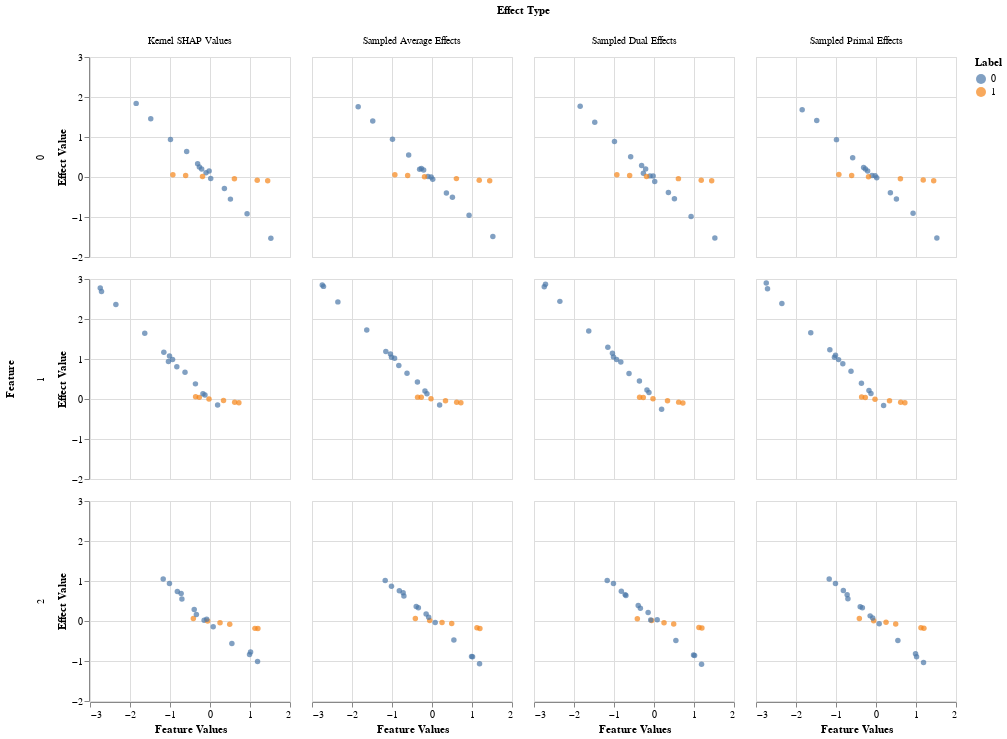

Notebook source saved alongside this figure:
### Code cell
alt.Chart(melted_df).mark_point(filled=True).encode(
    alt.X('Feature Values:Q'),
    alt.Y('Effect Value:Q'),
    alt.Color('Label:N')
).properties(width=200, height=200).facet(column='Effect Type', row='Feature')

### Figure 1 — Vega-Lite specification as saved in the notebook (floating-point values rounded to 4 significant figures; data arrays with more than 128 entries replaced by an {"elided": "..."} marker saying what was removed)
{"$schema": "https://vega.github.io/schema/vega-lite/v3.2.1.json", "config": {"mark": {"tooltip": null}, "view": {"height": 300, "width": 400}}, "data": {"name": "data-94a93aa7a752edd77d54974a9342b7ba"}, "datasets": {"data-94a93aa7a752edd77d54974a9342b7ba": {"elided": "240 records"}}, "facet": {"column": {"field": "Effect Type", "type": "nominal"}, "row": {"field": "Feature", "type": "quantitative"}}, "spec": {"encoding": {"color": {"field": "Label", "type": "nominal"}, "x": {"field": "Feature Values", "type": "quantitative"}, "y": {"field": "Effect Value", "type": "quantitative"}}, "height": 200, "mark": {"filled": true, "type": "point"}, "width": 200}}
